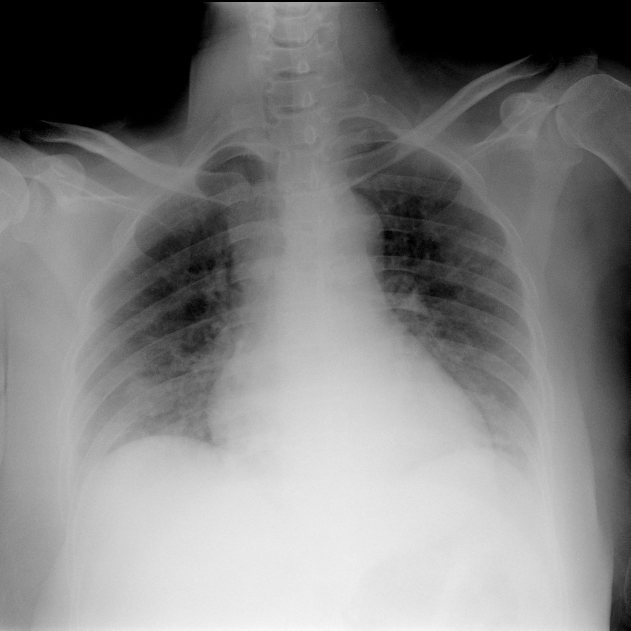
#> input picture Dataset/covid-(13).jpg, 1261 x 1262 px, found by its file name (shown at 1/2 size)
$ jupyter execute hi_histogram.ipynb   (shell and % lines are left out)
#> lines starting #> are read from the running program, lines starting #| are printed output that depends on the picture; after the words box and inside, x2 and y2 are one past the last pixel; in counts of white or black regions, pixels touching at a corner belong together
<a href="https://colab.research.google.com/github/hanifnurf/TKC_Covid19/blob/main/histogram/hi_histogram.ipynb" target="_parent"></a>

[cell 1]
import wget
url2 = "https://github.com/hanifnurf/TKC_Covid19/blob/main/Dataset/covid-(13).jpg?raw=true"
wget.download(url2)

[cell 2]
# import the necessary packages
import matplotlib.pyplot as plt
import numpy as np
import imutils
import cv2

[cell 3]
def plt_imshow(title, image):
    # convert the image frame BGR to RGB color space and display it
    if len(image.shape) == 3:
        image = cv2.cvtColor(image, cv2.COLOR_BGR2RGB)
    plt.imshow(image)
    plt.title(title)
    plt.grid(False)
    plt.show()

[cell 4]
def plot_histogram(image, title, mask=None):
	# split the image into its respective channels, then initialize
	# the tuple of channel names along with our figure for plotting
	chans = cv2.split(image)
	colors = ("b", "g", "r")
	plt.figure()
	plt.title(title)
	plt.xlabel("Bins")
	plt.ylabel("# of Pixels")

	# loop over the image channels
	for (chan, color) in zip(chans, colors):
		# create a histogram for the current channel and plot it
		hist = cv2.calcHist([chan], [0], mask, [256], [0, 256])
		plt.plot(hist, color=color)
		plt.xlim([0, 256])

	plt.show()

[cell 5]
# since we are using Jupyter Notebooks we can replace our argument
# parsing code with *hard coded* arguments and values
args = {
    "image": "covid-(13).jpg"
}

[cell 6]
# load the input image and convert it to grayscale
image = cv2.imread(args["image"])
#> image is the input picture: shape (1262, 1261, 3); min 0, max 251, mean 129.4
image = cv2.cvtColor(image, cv2.COLOR_BGR2GRAY)
#> image: shape (1262, 1261)

[cell 7]
# compute a grayscale histogram
hist = cv2.calcHist([image], [0], None, [256], [0, 256])
#> hist = 256 values, max 147273 at index 0, min 0 at index 252, mean 6216.3

[cell 8]
# matplotlib expects RGB images so convert and then display the image
# with matplotlib
plt.figure()
plt.axis("off")
plt.imshow(cv2.cvtColor(image, cv2.COLOR_GRAY2RGB))

# plot the histogram
plt.figure()
plt.title("Grayscale Histogram")
plt.xlabel("Bins")
plt.ylabel("# of Pixels")
plt.plot(hist)
plt.xlim([0, 256])
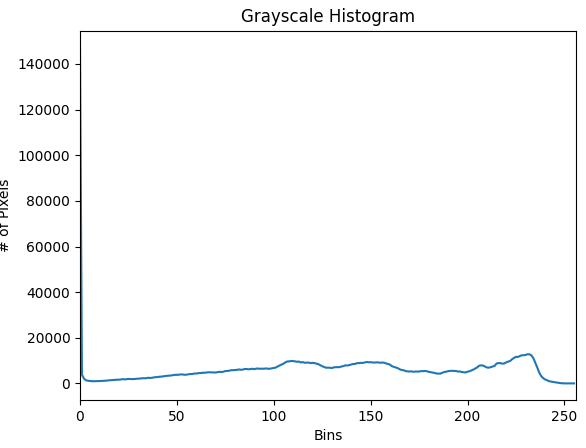
#> figure drawn by matplotlib, 1 panel; curve peaks at x = 0, y = 147273

[cell 9]
# normalize the histogram
hist /= hist.sum()
#> hist = 256 values, max 0.0925 at index 0, min 0 at index 252, mean 0.00391

# plot the normalized histogram
plt.figure()
plt.title("Grayscale Histogram (Normalized)")
plt.xlabel("Bins")
plt.ylabel("% of Pixels")
plt.plot(hist)
plt.xlim([0, 256])
plt.show()
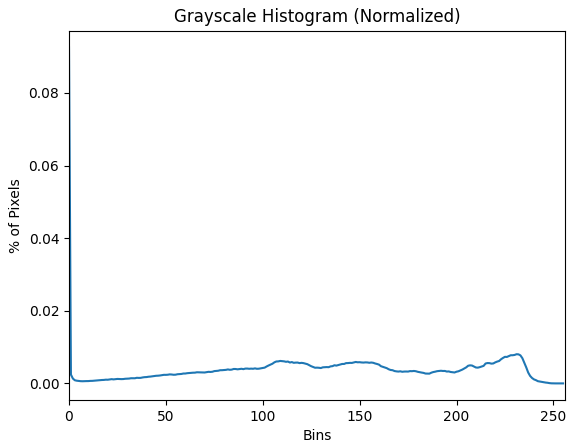
#> figure drawn by matplotlib, 1 panel; curve peaks at x = 0, y = 0.0925

Creating color histograms with OpenCV

[cell 10]
# load the input image from disk
image = cv2.imread(args["image"])

[cell 11]
# split the image into its respective channels, then initialize the
# tuple of channel names along with our figure for plotting
chans = cv2.split(image)
colors = ("b", "g", "r")
plt.figure()
plt.title("'Flattened' Color Histogram")
plt.xlabel("Bins")
plt.ylabel("# of Pixels")

# loop over the image channels
for (chan, color) in zip(chans, colors):
	# create a histogram for the current channel and plot it
	hist = cv2.calcHist([chan], [0], None, [256], [0, 256])
	plt.plot(hist, color=color)
	plt.xlim([0, 256])
#> this loop made 3 passes
#> color on passes 1 to 3: 'b', 'g', 'r'
#> figure, not shown here; curve peaks at x = 0, y = 147273; curve peaks at x = 0, y = 147273; curve peaks at x = 0, y = 147273

[cell 12]
# create a new figure and then plot a 2D color histogram for the
# green and blue channels
fig = plt.figure(figsize=(15, 25))
ax = fig.add_subplot(131)
hist = cv2.calcHist([chans[1], chans[0]], [0, 1], None, [32, 32],
	[0, 256, 0, 256])
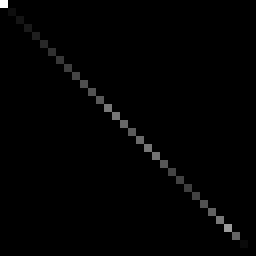
#> hist: shape (32, 32) float32 (shown 8 times larger); min 0, max 158807, mean 1554.1; drawn with min black and max white
p = ax.imshow(hist, interpolation="nearest")
ax.set_title("2D Color Histogram for G and B")
plt.colorbar(p)

# plot a 2D color histogram for the green and red channels
ax = fig.add_subplot(132)
hist = cv2.calcHist([chans[1], chans[2]], [0, 1], None, [32, 32],
	[0, 256, 0, 256])
p = ax.imshow(hist, interpolation="nearest")
ax.set_title("2D Color Histogram for G and R")
plt.colorbar(p)

# plot a 2D color histogram for blue and red channels
ax = fig.add_subplot(133)
hist = cv2.calcHist([chans[0], chans[2]], [0, 1], None, [32, 32],
	[0, 256, 0, 256])
p = ax.imshow(hist, interpolation="nearest")
ax.set_title("2D Color Histogram for B and R")
plt.colorbar(p)

# finally, let's examine the dimensionality of one of the 2D
# histograms
print("2D histogram shape: {}, with {} values".format(
	hist.shape, hist.flatten().shape[0]))
#| 2D histogram shape: (32, 32), with 1024 values
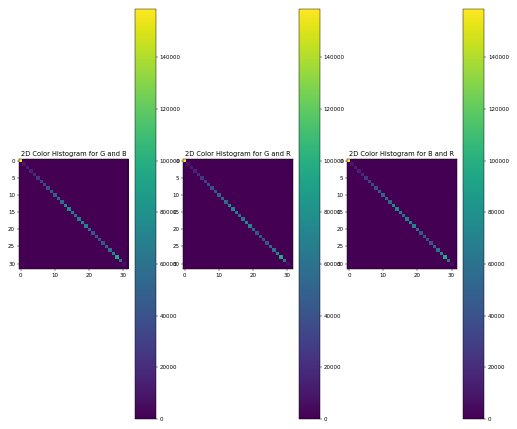
#> figure drawn by matplotlib, 6 panels

[cell 13]
# our 2D histogram could only take into account 2 out of the 3
# channels in the image so now let's build a 3D color histogram
# (utilizing all channels) with 8 bins in each direction -- we
# can't plot the 3D histogram, but the theory is exactly like
# that of a 2D histogram, so we'll just show the shape of the
# histogram
hist = cv2.calcHist([image], [0, 1, 2],
	None, [8, 8, 8], [0, 256, 0, 256, 0, 256])
print("3D histogram shape: {}, with {} values".format(
	hist.shape, hist.flatten().shape[0]))
#| 3D histogram shape: (8, 8, 8), with 512 values

[cell 14]
# display the original input image
plt.figure()
plt.axis("off")
plt.imshow(imutils.opencv2matplotlib(image))

# show our plots
plt.show()

Computing image histograms for masked regions with OpenCV

[cell 15]
# load the beach image and plot a histogram for it
image = cv2.imread("covid-(13).jpg")
plot_histogram(image, "Histogram for Original Image")
#> the loop in plot_histogram, `for (chan, color) in zip(chans, colors):` made 3 passes
plt_imshow("Original", image)

[cell 16]
# construct a mask for our image; our mask will be *black* for regions
# we want to *ignore* and *white* for regions we want to *examine*
mask = np.zeros(image.shape[:2], dtype="uint8")
cv2.rectangle(mask, (60, 290), (210, 390), 255, -1)
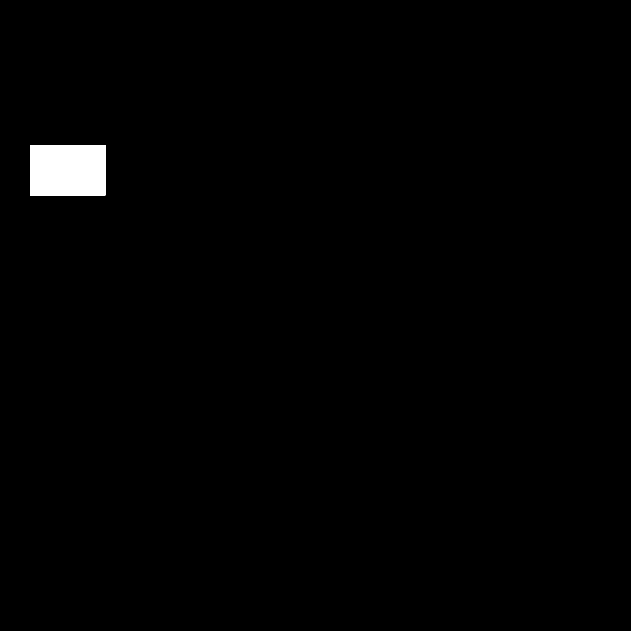
#> mask: shape (1262, 1261) (shown at 1/2 size); 0.96% white; 1 white region, box (x1, y1, x2, y2) and area: (60, 290, 211, 391) 15251
plt_imshow("Mask", mask)

# display the masked region
masked = cv2.bitwise_and(image, image, mask=mask)
plt_imshow("Applying the Mask", masked)

# compute a histogram for our image, but we'll only include pixels in
# the masked region
plot_histogram(image, "Histogram for Masked Image", mask=mask)
#> call 2 of plot_histogram, with title = 'Histogram for Masked Image'
#> the loop in plot_histogram (call 2), `for (chan, color) in zip(chans, colors):` made 3 passes
#> in plot_histogram (call 2), `plt.show()`:
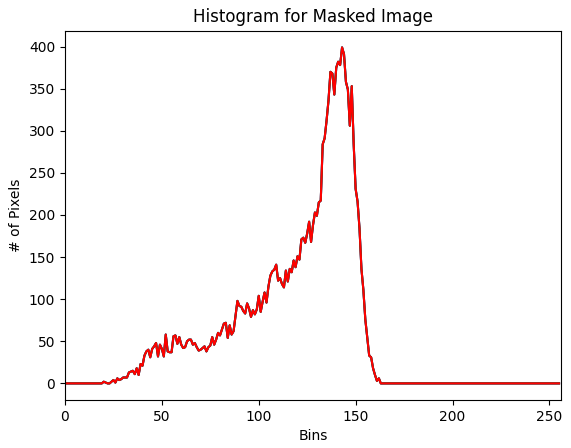
#> figure drawn by matplotlib, 1 panel; curve peaks at x = 143, y = 399; curve peaks at x = 143, y = 399; curve peaks at x = 143, y = 399

# show our plots
plt.show()

$ run again, with Dataset/IM-0215-0001.jpeg copied over Dataset/covid-(13).jpg
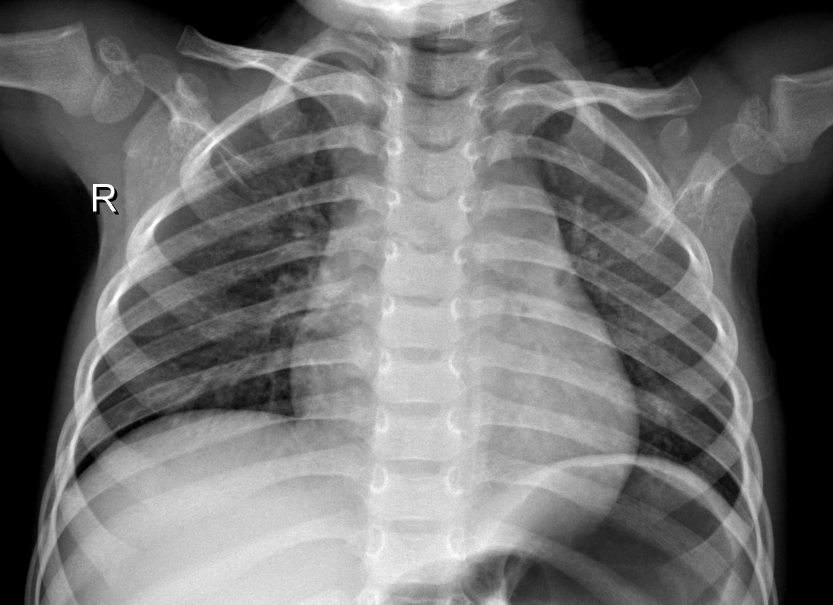
#> input picture Dataset/IM-0215-0001.jpeg, 1666 x 1209 px, found by its file name (shown at 1/2 size)
#> image is the input picture: shape (1209, 1666, 3); min 0, max 255, mean 109.7
#> image: shape (1209, 1666)
#> `hist = cv2.calcHist([image], [0], None, [256], [0, 256])`: hist = 256 values, max 219777 at index 0, min 75 at index 250, mean 7867.9
#> `hist /= hist.sum()`: hist = 256 values, max 0.109 at index 0, min 3.72e-05 at index 250, mean 0.00391
#> the loop `for (chan, color) in zip(chans, colors):` made 3 passes
#> color on passes 1 to 3: 'b', 'g', 'r'
#| 2D histogram shape: (32, 32), with 1024 values
#| 3D histogram shape: (8, 8, 8), with 512 values
#> the loop in plot_histogram, `for (chan, color) in zip(chans, colors):` made 3 passes
#> `cv2.rectangle(mask, (60, 290), (210, 390), 255, -1)`:
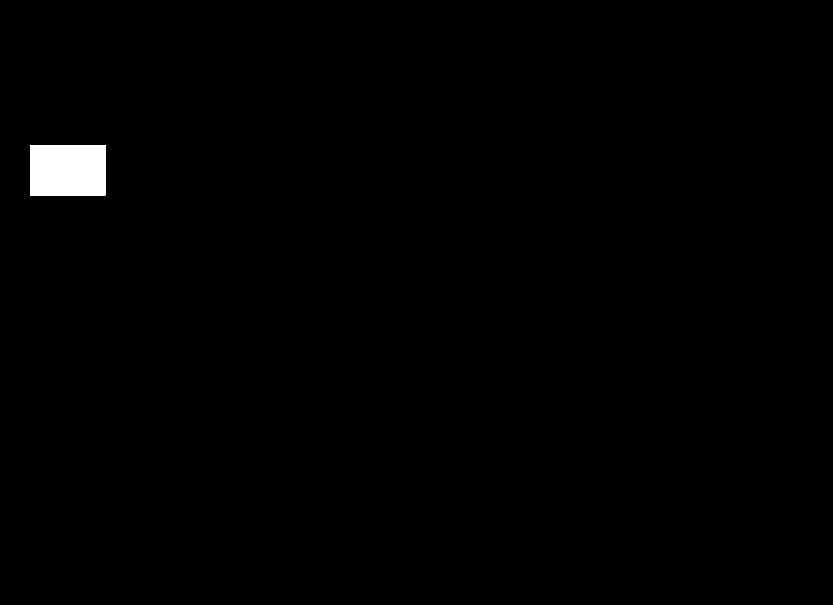
#> mask: shape (1209, 1666) (shown at 1/2 size); 0.76% white; 1 white region, box (x1, y1, x2, y2) and area: (60, 290, 211, 391) 15251
#> the loop in plot_histogram (call 2), `for (chan, color) in zip(chans, colors):` made 3 passes
#> in plot_histogram (call 2), `plt.show()`:
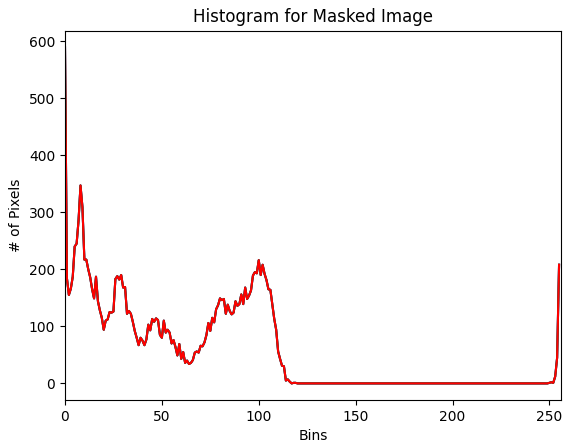
#> figure drawn by matplotlib, 1 panel; curve peaks at x = 0, y = 589; curve peaks at x = 0, y = 589; curve peaks at x = 0, y = 589
